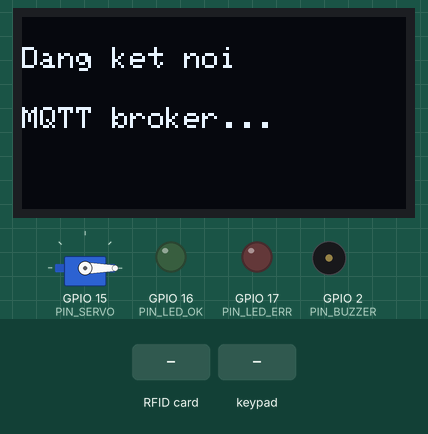
Simulated run of this sketch. Board: ESP32. On the bench: 128×64 one-colour display, servo, output pins drawn as LEDs (lit = HIGH), buzzer (waves = sounding, pin HIGH). The inputs (shaded band) are chosen by the test bench. WiFi joins after 1.5 s; servers stay silent unless stated; EEPROM starts erased; no MQTT or app messages arrive unless stated.

Above: at 2.8 s.
2.9 s: RFID card 5E 7A 19 C4 held to the reader
At 4.5 s:
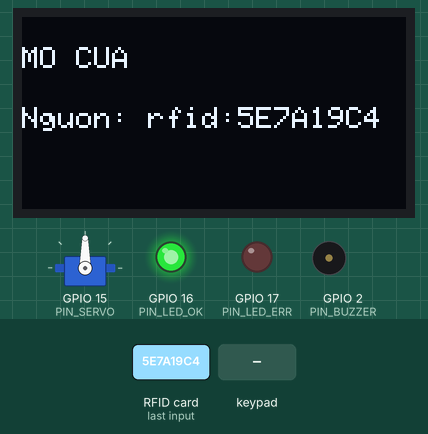
5.9 s: keypad keys 1 3 1 2 1 4 2 7 # pressed 0.4 s apart
At 10.4 s:
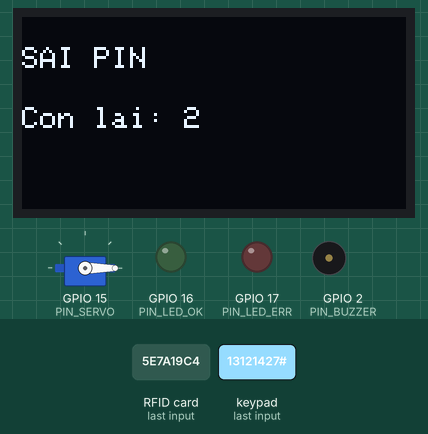
11.0 s: key 'A' pressed
At 11.4 s:
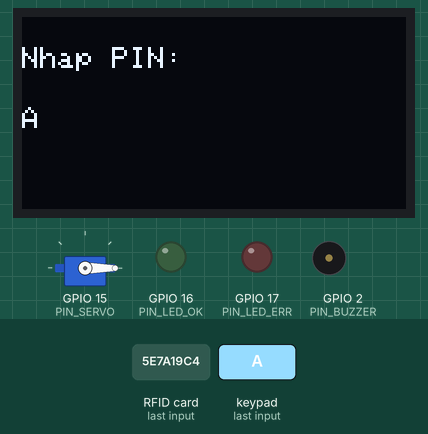
12.5 s: key 'B' pressed
At 13.6 s:
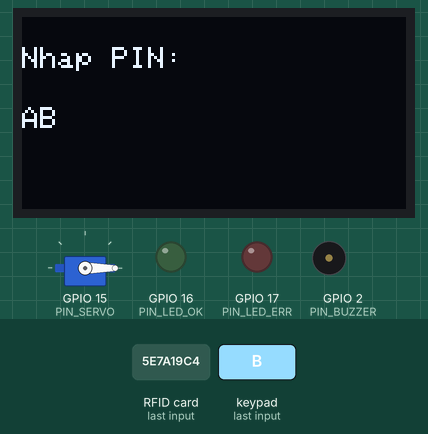
14.0 s: keypad keys 1 2 3 4 A pressed 0.4 s apart
At 16.9 s:
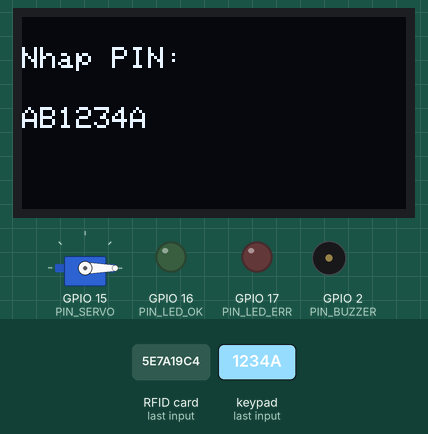
17.5 s: key 'C' pressed
Timing chart, 0 to 20.0 s (numbered marks = the images above; inputs shaded):
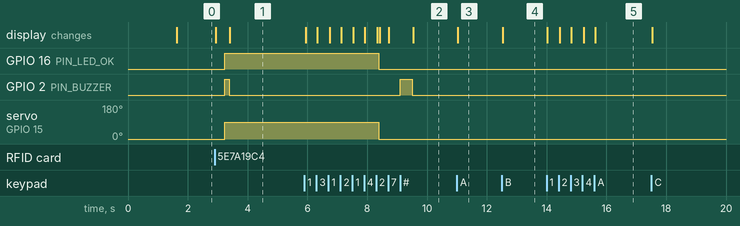

The sketch:

sketch.ino
```cpp
/*
 * ĐỀ TÀI A2 — Khoá cửa thông minh: RFID + PIN + (stub) nhận diện khuôn mặt
 * Board: ESP32 DevKit V1
 *
 * File này chạy được cả trên Wokwi (mô phỏng) lẫn board ESP32 thật —
 * KHÔNG cần sửa logic khi chuyển từ mô phỏng sang mạch thật, chỉ cần
 * cắm đúng chân theo README.md.
 *
 * ÁNH XẠ VỚI BACKEND (models.py):
 *   - device_code            <-> Device.device_code
 *   - topic .../status       -> dữ liệu ghi vào DeviceStatusLog mỗi lần publish
 *   - topic .../event        -> dữ liệu ghi vào NfcLog / AuditLog (event_type dùng
 *                               đúng các choices đã khai báo trong models.py)
 *   - topic .../cmd          -> lệnh backend gửi xuống, khớp DeviceCommand.command_type
 *   - topic .../cmd/ack      -> cập nhật DeviceCommand.status (acknowledged/failed)
 *   - topic .../lwt          -> Last Will & Testament, backend dùng để set Device.status=offline
 *
 * BẢO MẬT (phần phải giải trình trong Chương 5 báo cáo — code này CHƯA bật TLS
 * để chạy được trên Wokwi; khi lên board thật PHẢI đổi sang WiFiClientSecure +
 * cổng 8883, xem ghi chú NANG_CAP_KHI_LEN_THAT bên dưới):
 *   - UID thẻ và mã PIN chỉ gửi lên server để đối chiếu hash (server-side hashing),
 *     firmware KHÔNG lưu danh sách thẻ/PIN hợp lệ cứng trong code.
 *   - Mỗi bản tin có message_id (millis + counter) để backend chống phát lại (replay).
 *   - Trạng thái khoá được lưu vào NVS (Preferences) để khôi phục đúng sau mất điện.
 */

#include <WiFi.h>
#include <PubSubClient.h>
#include <ArduinoJson.h>
#include <SPI.h>
#include <MFRC522.h>
#include <Keypad.h>
#include <Wire.h>
#include <Adafruit_GFX.h>
#include <Adafruit_SSD1306.h>
#include <ESP32Servo.h>
#include <Preferences.h>

// ==================== CẤU HÌNH ====================
const char* WIFI_SSID   = "Wokwi-GUEST";   // Wokwi virtual WiFi (mở, không cần mật khẩu)
const char* WIFI_PASS   = "";
const char* MQTT_HOST   = "test.mosquitto.org"; // NANG_CAP_KHI_LEN_THAT: đổi sang broker riêng có TLS
const int   MQTT_PORT   = 1883;                 // NANG_CAP_KHI_LEN_THAT: 8883 + WiFiClientSecure
const char* DEVICE_CODE = "A2-LOCK-01";         // trùng với Device.device_code trên backend

String T_STATUS = String("huit/iot/") + DEVICE_CODE + "/status";
String T_EVENT  = String("huit/iot/") + DEVICE_CODE + "/event";
String T_CMD    = String("huit/iot/") + DEVICE_CODE + "/cmd";
String T_ACK    = String("huit/iot/") + DEVICE_CODE + "/cmd/ack";
String T_LWT    = String("huit/iot/") + DEVICE_CODE + "/lwt";

// ==================== CHÂN CẮM ====================
// RC522 (SPI mặc định ESP32: SCK=18, MISO=19, MOSI=23)
#define PIN_RFID_SS   5
#define PIN_RFID_RST  4

// OLED SSD1306 I2C (mặc định ESP32: SDA=21, SCL=22)
#define OLED_W 128
#define OLED_H 64

// Bàn phím 4x4
byte ROW_PINS[4] = {13, 12, 14, 27};
byte COL_PINS[4] = {26, 25, 33, 32};
char KEYS[4][4] = {
  {'1','2','3','A'},
  {'4','5','6','B'},
  {'7','8','9','C'},
  {'*','0','#','D'}
};
// Phím 'D' dùng để GIẢ LẬP kết quả nhận diện khuôn mặt thành công (stub demo trên Wokwi)

#define PIN_SERVO   15
#define PIN_BUZZER  2
#define PIN_LED_OK  16   // xanh
#define PIN_LED_ERR 17   // đỏ

#define SERVO_LOCKED_DEG    0
#define SERVO_UNLOCKED_DEG  90

// ==================== THAM SỐ NGHIỆP VỤ ====================
const unsigned long AUTO_RELOCK_MS   = 5000;   // tự khoá lại sau 5 giây
const unsigned long LOCKOUT_MS       = 60000;  // khoá tạm 60 giây sau 3 lần sai (đúng yêu cầu đề bài)
const int           MAX_FAILED_TRIES = 3;
const unsigned long STATUS_PERIOD_MS = 15000;  // publish status định kỳ

// ==================== BIẾN TRẠNG THÁI ====================
WiFiClient espClient;
PubSubClient mqtt(espClient);
MFRC522 rfid(PIN_RFID_SS, PIN_RFID_RST);
Keypad keypad = Keypad(makeKeymap(KEYS), ROW_PINS, COL_PINS, 4, 4);
Adafruit_SSD1306 display(OLED_W, OLED_H, &Wire, -1);
Servo lockServo;
Preferences prefs;

enum LockState { LOCKED, UNLOCKED, LOCKOUT_STATE };
LockState lockState = LOCKED;

String pinBuffer = "";
int failedAttempts = 0;
unsigned long lockoutUntil = 0;
unsigned long relockAt = 0;
unsigned long lastStatusPub = 0;
unsigned long msgCounter = 0;

// ==================== TIỆN ÍCH ====================
String nextMessageId() {
  msgCounter++;
  return String(millis()) + "-" + String(msgCounter);
}

void oledMsg(const String& line1, const String& line2 = "") {
  display.clearDisplay();
  display.setTextSize(1);
  display.setTextColor(SSD1306_WHITE);
  display.setCursor(0, 10);
  display.println(line1);
  display.setCursor(0, 30);
  display.println(line2);
  display.display();
}

void beep(int times, int ms) {
  for (int i = 0; i < times; i++) {
    digitalWrite(PIN_BUZZER, HIGH);
    delay(ms);
    digitalWrite(PIN_BUZZER, LOW);
    if (i < times - 1) delay(ms);
  }
}

// Lưu trạng thái khoá vào NVS để khôi phục đúng sau khi mất nguồn / khởi động lại
void persistLockState() {
  prefs.putUChar("lock_state", (uint8_t)lockState);
}

void restoreLockStateFromNVS() {
  uint8_t saved = prefs.getUChar("lock_state", (uint8_t)LOCKED);
  // Nguyên tắc an toàn: dù trước khi mất điện đang UNLOCKED, khi khởi động lại
  // PHẢI về LOCKED trước, không tự mở khoá khi vừa cấp điện lại.
  lockState = (saved == (uint8_t)LOCKOUT_STATE) ? LOCKED : LOCKED;
  lockServo.write(SERVO_LOCKED_DEG);
  persistLockState();
}

// ==================== MQTT: PUBLISH ====================
void publishStatus() {
  StaticJsonDocument<256> doc;
  doc["device_code"]      = DEVICE_CODE;
  doc["lock_state"]       = lockState == LOCKED ? "locked" :
                             lockState == UNLOCKED ? "unlocked" : "jammed"; // enum trùng DeviceStatusLog.lock_state
  doc["battery_level"]    = 100;      // demo: board thật đọc từ ADC pin/ACS712
  doc["signal_strength"]  = WiFi.RSSI();
  doc["tamper_detected"]  = false;
  doc["wifi_connected"]   = WiFi.status() == WL_CONNECTED;
  doc["firmware_version"] = "0.1.0-wokwi";
  char buf[256];
  size_t n = serializeJson(doc, buf);
  mqtt.publish(T_STATUS.c_str(), buf, n, true); // retained
}

// event_type dùng ĐÚNG các choices đã có trong NfcLog/AuditLog của models.py
void publishEvent(const String& eventType, bool success, const String& metaExtra = "") {
  StaticJsonDocument<256> doc;
  doc["device_code"] = DEVICE_CODE;
  doc["event_type"]  = eventType;   // vd: TAP_SUCCESS, TAP_FAILED, SESSION_TIMEOUT...
  doc["success"]     = success;
  doc["message_id"]  = nextMessageId();
  if (metaExtra.length()) doc["metadata"] = metaExtra;
  char buf[256];
  size_t n = serializeJson(doc, buf);
  mqtt.publish(T_EVENT.c_str(), buf, n);
}

void publishAck(const String& commandId, const String& status) {
  StaticJsonDocument<128> doc;
  doc["command_id"] = commandId;
  doc["status"]      = status; // acknowledged / failed — khớp DeviceCommand.status
  char buf[128];
  size_t n = serializeJson(doc, buf);
  mqtt.publish(T_ACK.c_str(), buf, n);
}

// ==================== HÀNH ĐỘNG KHOÁ ====================
void doUnlock(const String& source) {
  lockState = UNLOCKED;
  lockServo.write(SERVO_UNLOCKED_DEG);
  digitalWrite(PIN_LED_OK, HIGH);
  digitalWrite(PIN_LED_ERR, LOW);
  beep(1, 150);
  relockAt = millis() + AUTO_RELOCK_MS;
  failedAttempts = 0;
  persistLockState();
  oledMsg("MO CUA", "Nguon: " + source);
  publishEvent("TAP_SUCCESS", true, source);
}

void doLock() {
  lockState = LOCKED;
  lockServo.write(SERVO_LOCKED_DEG);
  digitalWrite(PIN_LED_OK, LOW);
  digitalWrite(PIN_LED_ERR, LOW);
  persistLockState();
  oledMsg("DA KHOA", "San sang");
}

void enterLockout() {
  lockState = LOCKOUT_STATE;
  lockoutUntil = millis() + LOCKOUT_MS;
  digitalWrite(PIN_LED_ERR, HIGH);
  beep(3, 120);
  oledMsg("KHOA TAM 60s", "Qua 3 lan sai");
  publishEvent("TAP_FAILED", false, "lockout_triggered");
}

// ==================== MQTT: NHẬN LỆNH TỪ SERVER ====================
void onMqttMessage(char* topic, byte* payload, unsigned int len) {
  StaticJsonDocument<256> doc;
  DeserializationError err = deserializeJson(doc, payload, len);
  if (err) {
    publishEvent("TAP_FAILED", false, "bad_json_cmd");
    return;
  }

  String cmdType   = doc["command_type"] | "";
  String commandId = doc["command_id"]   | "";

  // command_type PHẢI khớp DeviceCommand.command_type trong models.py
  if (cmdType == "UNLOCK") {
    if (lockState == LOCKOUT_STATE) {
      publishAck(commandId, "failed");
      return;
    }
    doUnlock("server_remote");
    publishAck(commandId, "acknowledged");
  } else if (cmdType == "LOCK") {
    doLock();
    publishAck(commandId, "acknowledged");
  } else if (cmdType == "REBOOT") {
    publishAck(commandId, "acknowledged");
    delay(200);
    ESP.restart();
  } else if (cmdType == "RESET") {
    failedAttempts = 0;
    lockState = LOCKED;
    lockoutUntil = 0;
    doLock();
    publishAck(commandId, "acknowledged");
  } else {
    // ADD_CARD / REMOVE_CARD xử lý ở backend (ghi AccessCard/CardDeviceAccess),
    // thiết bị chỉ cần biết là đã áp dụng, không tự lưu danh sách thẻ.
    publishAck(commandId, "acknowledged");
  }
}

void reconnectMqtt() {
  while (!mqtt.connected()) {
    oledMsg("Dang ket noi", "MQTT broker...");
    String clientId = String("esp32-") + DEVICE_CODE;
    // LWT: nếu mất kết nối đột ngột, broker tự publish "offline" retained
    if (mqtt.connect(clientId.c_str(), NULL, NULL, T_LWT.c_str(), 1, true, "offline")) {
      mqtt.publish(T_LWT.c_str(), "online", true);
      mqtt.subscribe(T_CMD.c_str());
      publishStatus();
    } else {
      delay(1000);
    }
  }
}

// ==================== RFID ====================
void checkRfid() {
  if (!rfid.PICC_IsNewCardPresent() || !rfid.PICC_ReadCardSerial()) return;

  // Cảm biến trả giá trị lỗi (đọc UID rỗng/độ dài bất thường) -> coi là lỗi đọc, không xử lý tiếp
  if (rfid.uid.size == 0 || rfid.uid.size > 10) {
    publishEvent("TAP_FAILED", false, "rfid_read_error");
    rfid.PICC_HaltA();
    return;
  }

  String uidStr = "";
  for (byte i = 0; i < rfid.uid.size; i++) {
    if (rfid.uid.uidByte[i] < 0x10) uidStr += "0";
    uidStr += String(rfid.uid.uidByte[i], HEX);
  }
  uidStr.toUpperCase();

  if (lockState == LOCKOUT_STATE) {
    oledMsg("DANG KHOA TAM", "Cho " + String((lockoutUntil - millis()) / 1000) + "s");
    rfid.PICC_HaltA();
    return;
  }

  // Gửi UID lên server để đối chiếu card_uid_hash (AccessCard.card_uid_hash) —
  // KHÔNG tự quyết định mở khoá tại chỗ trong bản demo thật (chỉ demo Wokwi mở nhanh
  // để không phụ thuộc backend khi chấm bài; xoá đoạn "DEMO" khi có backend thật).
  StaticJsonDocument<192> doc;
  doc["device_code"] = DEVICE_CODE;
  doc["card_uid"]    = uidStr;         // TLS bắt buộc khi lên thật vì đây là dữ liệu định danh
  doc["message_id"]  = nextMessageId();
  char buf[192];
  size_t n = serializeJson(doc, buf);
  mqtt.publish((String("huit/iot/") + DEVICE_CODE + "/card_scan").c_str(), buf, n);

  // ---- DEMO (Wokwi, không cần chờ backend phản hồi) ----
  oledMsg("The: " + uidStr, "Dang kiem tra...");
  delay(300);
  doUnlock("rfid:" + uidStr);
  rfid.PICC_HaltA();
}

// ==================== BÀN PHÍM (PIN) ====================
const String DEMO_VALID_PIN = "1234"; // DEMO CHỈ DÙNG KHI CHƯA NỐI BACKEND THẬT

void checkKeypad() {
  char k = keypad.getKey();
  if (!k) return;

  if (lockState == LOCKOUT_STATE) {
    oledMsg("DANG KHOA TAM", "Cho " + String((lockoutUntil - millis()) / 1000) + "s");
    return;
  }

  if (k == 'D') {
    // Stub giả lập nhận diện khuôn mặt thành công (chỉ dùng khi mô phỏng trên Wokwi,
    // board thật sẽ nhận sự kiện này qua MQTT từ service nhận diện khuôn mặt chạy trên server)
    doUnlock("face_stub");
    return;
  }

  if (k == '*') { pinBuffer = ""; oledMsg("Nhap PIN:", ""); return; }

  if (k == '#') {
    // Gửi PIN lên server đối chiếu (server so với hash, KHÔNG so sánh ở đây khi có backend thật)
    StaticJsonDocument<160> doc;
    doc["device_code"] = DEVICE_CODE;
    doc["pin_length"]  = pinBuffer.length();
    doc["message_id"]  = nextMessageId();
    char buf[160];
    size_t n = serializeJson(doc, buf);
    mqtt.publish((String("huit/iot/") + DEVICE_CODE + "/pin_attempt").c_str(), buf, n);

    // ---- DEMO cục bộ (Wokwi) ----
    if (pinBuffer == DEMO_VALID_PIN) {
      doUnlock("pin");
    } else {
      failedAttempts++;
      beep(1, 400);
      oledMsg("SAI PIN", "Con lai: " + String(MAX_FAILED_TRIES - failedAttempts));
      publishEvent("TAP_FAILED", false, "wrong_pin");
      if (failedAttempts >= MAX_FAILED_TRIES) enterLockout();
    }
    pinBuffer = "";
    return;
  }

  if (pinBuffer.length() < 8) {
    pinBuffer += k;
    oledMsg("Nhap PIN:", pinBuffer);
  }
}

// ==================== SETUP / LOOP ====================
void connectWifi() {
  WiFi.begin(WIFI_SSID, WIFI_PASS);
  oledMsg("Dang ket noi WiFi", WIFI_SSID);
  unsigned long start = millis();
  while (WiFi.status() != WL_CONNECTED && millis() - start < 15000) {
    delay(300);
  }
}

void setup() {
  Serial.begin(115200);
  pinMode(PIN_BUZZER, OUTPUT);
  pinMode(PIN_LED_OK, OUTPUT);
  pinMode(PIN_LED_ERR, OUTPUT);

  Wire.begin();
  display.begin(SSD1306_SWITCHCAPVCC, 0x3C);

  SPI.begin();
  rfid.PCD_Init();

  lockServo.attach(PIN_SERVO);

  prefs.begin("smartlock", false);
  restoreLockStateFromNVS();   // xử lý tình huống "mất nguồn" đúng yêu cầu đề bài

  connectWifi();
  mqtt.setServer(MQTT_HOST, MQTT_PORT);
  mqtt.setCallback(onMqttMessage);
}

void loop() {
  // Xử lý tình huống "mất WiFi": tự kết nối lại, không treo firmware
  if (WiFi.status() != WL_CONNECTED) {
    oledMsg("Mat WiFi", "Dang thu lai...");
    connectWifi();
  }
  if (!mqtt.connected()) reconnectMqtt();
  mqtt.loop();

  checkRfid();
  checkKeypad();

  if (lockState == LOCKOUT_STATE && millis() > lockoutUntil) {
    lockState = LOCKED;
    digitalWrite(PIN_LED_ERR, LOW);
    failedAttempts = 0;
    doLock();
  }

  if (lockState == UNLOCKED && millis() > relockAt) {
    doLock();
  }

  if (millis() - lastStatusPub > STATUS_PERIOD_MS) {
    publishStatus();
    lastStatusPub = millis();
  }
}
```

Measured:
- after the input at 2.9 s, GPIO 16 (PIN_LED_OK): LOW → HIGH after 0.33 s; GPIO 2 (PIN_BUZZER): LOW → HIGH after 0.33 s, → LOW 0.15 s later; servo on GPIO 15 (PIN_SERVO): 0° → 90° after 0.33 s; the display: first changes at once (image 1 shows a later state)
- after the input at 5.9 s, GPIO 2 (PIN_BUZZER): LOW → HIGH after 3.2 s, → LOW 0.40 s later; the display: first changes at once (image 2 shows a later state)
- after the input at 11.0 s, the display: changes at once (image 3)
- after the input at 12.5 s, the display: changes at once (image 4)
- after the input at 14.0 s, the display: first changes at once (image 5 shows a later state)
